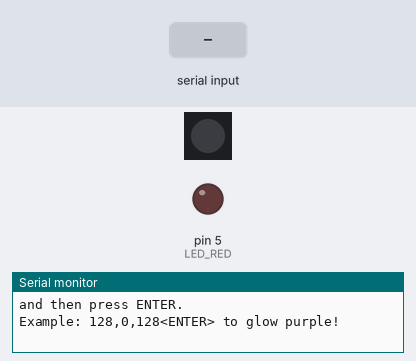
Simulated run of this sketch. Board: Arduino Uno, built with avr-gcc and run on an emulated ATmega328P. On the bench: 1 RGB LEDs in strip order, left to right, output pins drawn as LEDs (lit = HIGH), the last lines printed to the serial monitor. Inputs (shaded band) come from the test bench. Dim RGB values are drawn brighter than linear.

Above: at 1.2 s.
1.3 s: "90,45,200\n" received over Serial
At 2.5 s:
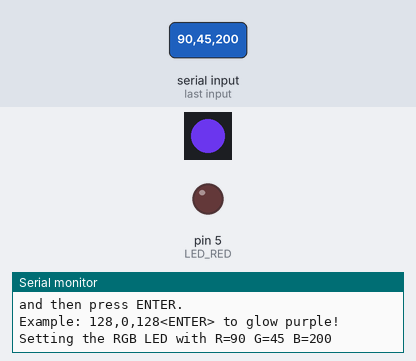
2.8 s: "30,150,10\n" received over Serial
At 3.6 s:
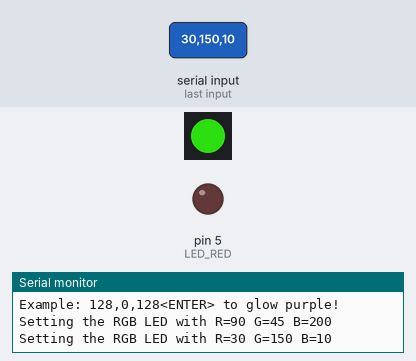
4.3 s: "1,90,45\n" received over Serial
At 4.7 s:
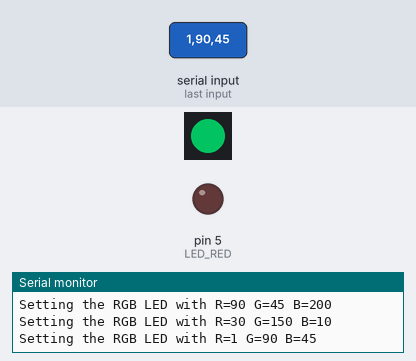
Timing chart, 0 to 7.3 s (numbered marks = the images above; inputs shaded):
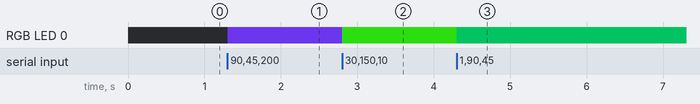

The sketch:

Dos_AnyColorLed.ino
```cpp
// (licence header left out)
#include <Adafruit_NeoPixel.h>

#define LED_RED         5

#define NEOPIXEL_PIN    4  // Neopixel is on pin 4.
#define NEOPIXEL_COUNT  1  // There is only 1 RGB LED on Dos.
#define NEOPIXEL_INDEX  0  // RGB LED is at index 0.

#define MIN_COLOR_LIMIT 0    // Min R,G,B value.
#define MAX_COLOR_LIMIT 255  // Max R,G,B value.

// Create a NeoPixel object
Adafruit_NeoPixel Pixel(NEOPIXEL_COUNT, NEOPIXEL_PIN, NEO_GRB + NEO_KHZ800);

#define DELAYVAL 500 // Time (in milliseconds) to pause between pixels

void setup()
{
  // Set baud rate on the serial port.
  Serial.begin(115200);
  Serial.println("HPE GTC Dos says Hello!");

  // Turn red LED off which may be on upon board powerup.
  pinMode(LED_RED, OUTPUT);
  digitalWrite(LED_RED, LOW);

  // Initialize the NeoPixel object.
  Pixel.begin();

  // Set all pixel colors to OFF
  Pixel.clear();
  Pixel.show();

  // Show syntax for providing R,G,B values.
  Serial.println();
  Serial.println();
  Serial.println("Type comma separated values [0...255] for R, G and B in the text window above");
  Serial.println("and then press ENTER.");
  Serial.println("Example: 128,0,128<ENTER> to glow purple!");
  Serial.println();
}

void loop()
{
  // Read values from the serial port.
  while (Serial.available() > 0)
  {
    int red = Serial.parseInt();
    int green = Serial.parseInt();
    int blue = Serial.parseInt();

    // A newline character indicates end of input.
    if (Serial.read() == '\n')
    {
      // Adjust the values if out of range.
      red = constrain(red, MIN_COLOR_LIMIT, MAX_COLOR_LIMIT);
      green = constrain(green, MIN_COLOR_LIMIT, MAX_COLOR_LIMIT);
      blue = constrain(blue, MIN_COLOR_LIMIT, MAX_COLOR_LIMIT);

      Serial.print("Setting the RGB LED with");
      Serial.print(" R=");
      Serial.print(red, DEC);
      Serial.print(" G=");
      Serial.print(green, DEC);
      Serial.print(" B=");
      Serial.println(blue, DEC);

      // setPixelColor() takes RGB values, from 0,0,0 up to 255,255,255.
      Pixel.setPixelColor(NEOPIXEL_INDEX, red, green, blue);

      // Push the color data to the hardware.
      Pixel.show();
    }
  }
}
```

Measured:
- after the input at 1.3 s, RGB LED 0: off → RGB(90, 45, 200) at once
- after the input at 2.8 s, RGB LED 0: RGB(90, 45, 200) → RGB(30, 150, 10) at once
- after the input at 4.3 s, RGB LED 0: RGB(30, 150, 10) → RGB(1, 90, 45) at once
